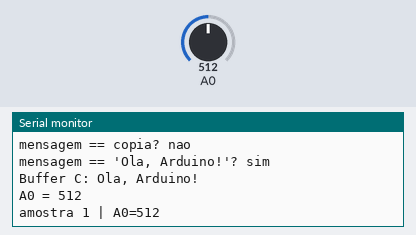
Simulated run of this sketch. Board: Arduino Uno, built with avr-gcc and run on an emulated ATmega328P. Parts: the last lines printed to the serial monitor. Inputs (shaded band) come from the test bench; at power-on: A0 = 512.

Above: at 1.4 s.
1.5 s: A0 set to 716
At 3.6 s:
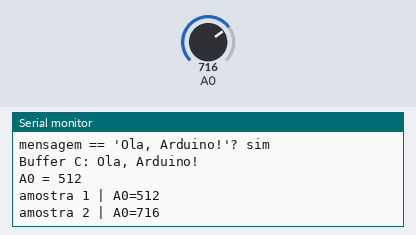
4.0 s: A0 set to 900
At 5.3 s:
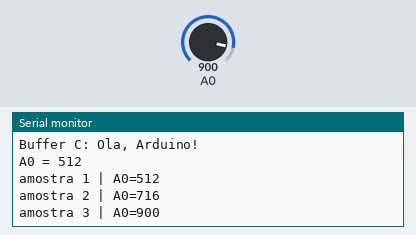
Timing chart, 0 to 7.0 s (numbered marks = the images above; inputs shaded):
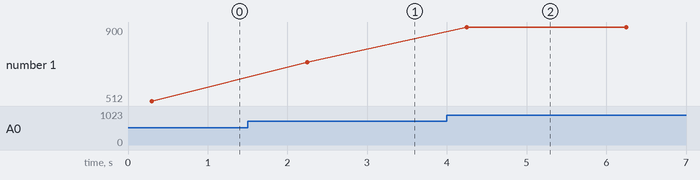

Measured:
- after the input at 1.5 s, the serial monitor: prints a new line after 0.75 s (image 1)
- after the input at 4.0 s, the serial monitor: prints a new line after 0.25 s (image 2)
- plotted number 1: 512 → 716 after the input at 1.5 s, 716 → 900 after the input at 4.0 s

The sketch:

exemplo_8.ino
```cpp
/*
  exemplo_8.ino - Manipulação de strings com a classe String

  A classe String do Arduino é documentada na Language Reference e
  oferece concatenação com +, length(), charAt(), substring(),
  indexOf(), replace(), toUpperCase() e toCharArray().

  Atenção: cada String ocupa SRAM (o UNO tem apenas 2 KB). Para textos
  fixos, prefira char[] e a macro F(), que mantêm o texto na memória
  de programa.

  Não é preciso hardware.
*/

String saudacao = "Ola";
String assunto = "Arduino";

void setup() {
  Serial.begin(9600);
  Serial.println("== Strings ==");

  // Concatenação com + e com +=.
  String mensagem = saudacao + ", " + assunto + "!";
  Serial.print("Mensagem: ");
  Serial.println(mensagem);

  Serial.print("Comprimento: ");
  Serial.println(mensagem.length());

  Serial.print("Primeiro caractere: ");
  Serial.println(mensagem.charAt(0));

  // substring(inicio, fim) vai do índice inicial até fim - 1.
  Serial.print("Primeiros 5 caracteres: ");
  Serial.println(mensagem.substring(0, 5));

  // indexOf devolve a posição ou -1 quando não encontra.
  int posicao = mensagem.indexOf("Arduino");
  Serial.print("Posicao de 'Arduino': ");
  Serial.println(posicao);

  // replace altera a própria String e devolve a referência.
  String copia = mensagem;
  copia.replace("Arduino", "UNO");
  Serial.print("Depois de replace: ");
  Serial.println(copia);

  // toUpperCase e toLowerCase alteram no lugar.
  String maiuscula = mensagem;
  maiuscula.toUpperCase();
  Serial.print("Maiusculas: ");
  Serial.println(maiuscula);

  // Comparação: use == entre Strings, nunca compare com strcmp.
  Serial.print("mensagem == copia? ");
  Serial.println(mensagem == copia ? "sim" : "nao");
  Serial.print("mensagem == 'Ola, Arduino!'? ");
  Serial.println(mensagem == "Ola, Arduino!" ? "sim" : "nao");

  // Conversão para vetor de char, útil para bibliotecas que exigem C.
  char buffer[32];
  mensagem.toCharArray(buffer, sizeof(buffer));
  Serial.print("Buffer C: ");
  Serial.println(buffer);

  // Números convertidos em texto.
  String leitura = "A0 = " + String(analogRead(A0));
  Serial.println(leitura);
}

void loop() {
  // Monta uma linha de relatório a cada 2 segundos.
  static unsigned int amostra = 0;
  amostra++;

  String linha = "amostra " + String(amostra) + " | A0=" + String(analogRead(A0));
  Serial.println(linha);

  delay(2000);
}
```
